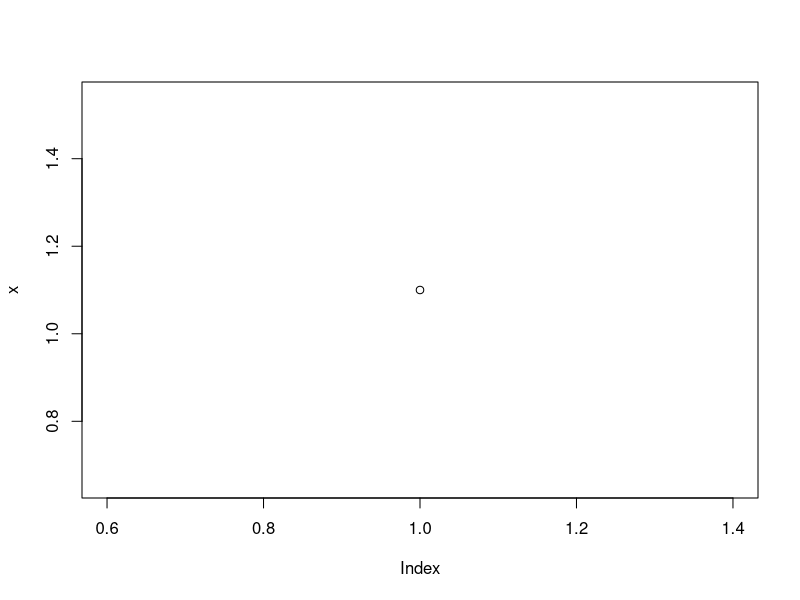

Write the R code that produced this figure.
s="hello world"
print(class(s))   # character
print(s)          # "hello world"
x=1.1
print(class(x))   # numeric
print(summary(x)) # summary of x
plot(x)
print(x)          # 1.1
print(pi)         # 3.141593
print(sqrt(-1))   # NaN
print(1/0)        # Inf
